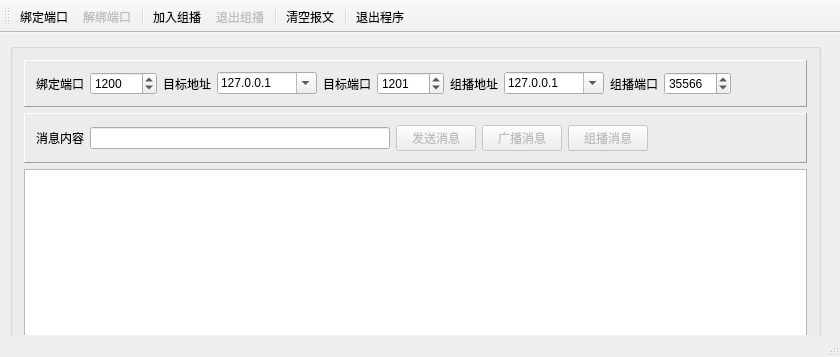
<?xml version="1.0" encoding="UTF-8"?>
<ui version="4.0">
 <class>UdpDemoClass</class>
 <widget class="QMainWindow" name="UdpDemoClass">
  <property name="geometry">
   <rect>
    <x>0</x>
    <y>0</y>
    <width>840</width>
    <height>357</height>
   </rect>
  </property>
  <property name="windowTitle">
   <string>UdpDemo</string>
  </property>
  <widget class="QWidget" name="centralWidget">
   <widget class="QGroupBox" name="groupBox">
    <property name="geometry">
     <rect>
      <x>10</x>
      <y>10</y>
      <width>811</width>
      <height>307</height>
     </rect>
    </property>
    <property name="title">
     <string/>
    </property>
    <layout class="QVBoxLayout" name="verticalLayout">
     <item>
      <widget class="QFrame" name="frame">
       <property name="frameShape">
        <enum>QFrame::Panel</enum>
       </property>
       <property name="frameShadow">
        <enum>QFrame::Raised</enum>
       </property>
       <layout class="QHBoxLayout" name="horizontalLayout">
        <item>
         <widget class="QLabel" name="label">
          <property name="text">
           <string>绑定端口</string>
          </property>
         </widget>
        </item>
        <item>
         <widget class="QSpinBox" name="sbBindPort">
          <property name="minimumSize">
           <size>
            <width>50</width>
            <height>0</height>
           </size>
          </property>
          <property name="maximum">
           <number>100000</number>
          </property>
          <property name="value">
           <number>1200</number>
          </property>
         </widget>
        </item>
        <item>
         <widget class="QLabel" name="label_2">
          <property name="text">
           <string>目标地址</string>
          </property>
         </widget>
        </item>
        <item>
         <widget class="QComboBox" name="cbHostAddr">
          <property name="sizePolicy">
           <sizepolicy hsizetype="Minimum" vsizetype="Fixed">
            <horstretch>0</horstretch>
            <verstretch>0</verstretch>
           </sizepolicy>
          </property>
          <property name="minimumSize">
           <size>
            <width>100</width>
            <height>0</height>
           </size>
          </property>
          <property name="editable">
           <bool>true</bool>
          </property>
          <item>
           <property name="text">
            <string>127.0.0.1</string>
           </property>
          </item>
         </widget>
        </item>
        <item>
         <widget class="QLabel" name="label_3">
          <property name="text">
           <string>目标端口</string>
          </property>
         </widget>
        </item>
        <item>
         <widget class="QSpinBox" name="sbHostPort">
          <property name="minimumSize">
           <size>
            <width>50</width>
            <height>0</height>
           </size>
          </property>
          <property name="maximum">
           <number>100000</number>
          </property>
          <property name="value">
           <number>1201</number>
          </property>
         </widget>
        </item>
        <item>
         <widget class="QLabel" name="label_5">
          <property name="text">
           <string>组播地址</string>
          </property>
         </widget>
        </item>
        <item>
         <widget class="QComboBox" name="cbMulticastAddr">
          <property name="sizePolicy">
           <sizepolicy hsizetype="Minimum" vsizetype="Fixed">
            <horstretch>0</horstretch>
            <verstretch>0</verstretch>
           </sizepolicy>
          </property>
          <property name="minimumSize">
           <size>
            <width>100</width>
            <height>0</height>
           </size>
          </property>
          <property name="editable">
           <bool>true</bool>
          </property>
          <property name="currentText">
           <string>239.0.0.100</string>
          </property>
          <item>
           <property name="text">
            <string>127.0.0.1</string>
           </property>
          </item>
         </widget>
        </item>
        <item>
         <widget class="QLabel" name="label_6">
          <property name="text">
           <string>组播端口</string>
          </property>
         </widget>
        </item>
        <item>
         <widget class="QSpinBox" name="sbMulticastPort">
          <property name="minimumSize">
           <size>
            <width>50</width>
            <height>0</height>
           </size>
          </property>
          <property name="maximum">
           <number>100000</number>
          </property>
          <property name="value">
           <number>35566</number>
          </property>
         </widget>
        </item>
        <item>
         <spacer name="horizontalSpacer">
          <property name="orientation">
           <enum>Qt::Horizontal</enum>
          </property>
          <property name="sizeHint" stdset="0">
           <size>
            <width>40</width>
            <height>20</height>
           </size>
          </property>
         </spacer>
        </item>
       </layout>
      </widget>
     </item>
     <item>
      <widget class="QFrame" name="frame_2">
       <property name="frameShape">
        <enum>QFrame::Panel</enum>
       </property>
       <property name="frameShadow">
        <enum>QFrame::Raised</enum>
       </property>
       <layout class="QHBoxLayout" name="horizontalLayout_2">
        <item>
         <widget class="QLabel" name="label_4">
          <property name="text">
           <string>消息内容</string>
          </property>
         </widget>
        </item>
        <item>
         <widget class="QLineEdit" name="txtMsg">
          <property name="sizePolicy">
           <sizepolicy hsizetype="Minimum" vsizetype="Fixed">
            <horstretch>0</horstretch>
            <verstretch>0</verstretch>
           </sizepolicy>
          </property>
          <property name="minimumSize">
           <size>
            <width>300</width>
            <height>0</height>
           </size>
          </property>
         </widget>
        </item>
        <item>
         <widget class="QPushButton" name="btnSendMsg">
          <property name="enabled">
           <bool>false</bool>
          </property>
          <property name="text">
           <string>发送消息</string>
          </property>
         </widget>
        </item>
        <item>
         <widget class="QPushButton" name="btnBroadCast">
          <property name="enabled">
           <bool>false</bool>
          </property>
          <property name="text">
           <string>广播消息</string>
          </property>
         </widget>
        </item>
        <item>
         <widget class="QPushButton" name="btnMulticast">
          <property name="enabled">
           <bool>false</bool>
          </property>
          <property name="text">
           <string>组播消息</string>
          </property>
         </widget>
        </item>
        <item>
         <spacer name="horizontalSpacer_2">
          <property name="orientation">
           <enum>Qt::Horizontal</enum>
          </property>
          <property name="sizeHint" stdset="0">
           <size>
            <width>40</width>
            <height>20</height>
           </size>
          </property>
         </spacer>
        </item>
       </layout>
      </widget>
     </item>
     <item>
      <widget class="QListWidget" name="lstMsg"/>
     </item>
    </layout>
   </widget>
  </widget>
  <widget class="QToolBar" name="mainToolBar">
   <property name="toolButtonStyle">
    <enum>Qt::ToolButtonTextUnderIcon</enum>
   </property>
   <attribute name="toolBarArea">
    <enum>TopToolBarArea</enum>
   </attribute>
   <attribute name="toolBarBreak">
    <bool>false</bool>
   </attribute>
   <addaction name="actBind"/>
   <addaction name="actUnbind"/>
   <addaction name="separator"/>
   <addaction name="actJoinGroup"/>
   <addaction name="actLeaveGroup"/>
   <addaction name="separator"/>
   <addaction name="actClear"/>
   <addaction name="separator"/>
   <addaction name="actQuit"/>
  </widget>
  <widget class="QStatusBar" name="statusBar"/>
  <action name="actBind">
   <property name="icon">
    <iconset resource="UdpDemo.qrc">
     <normaloff>:/UdpDemo/Resources/APPTL.ICO</normaloff>:/UdpDemo/Resources/APPTL.ICO</iconset>
   </property>
   <property name="text">
    <string>绑定端口</string>
   </property>
  </action>
  <action name="actUnbind">
   <property name="enabled">
    <bool>false</bool>
   </property>
   <property name="icon">
    <iconset resource="UdpDemo.qrc">
     <normaloff>:/UdpDemo/Resources/ACTIVITL.ICO</normaloff>:/UdpDemo/Resources/ACTIVITL.ICO</iconset>
   </property>
   <property name="text">
    <string>解绑端口</string>
   </property>
  </action>
  <action name="actClear">
   <property name="icon">
    <iconset resource="UdpDemo.qrc">
     <normaloff>:/UdpDemo/Resources/CNFNOT.ICO</normaloff>:/UdpDemo/Resources/CNFNOT.ICO</iconset>
   </property>
   <property name="text">
    <string>清空报文</string>
   </property>
  </action>
  <action name="actQuit">
   <property name="icon">
    <iconset resource="UdpDemo.qrc">
     <normaloff>:/UdpDemo/Resources/OOFL.ICO</normaloff>:/UdpDemo/Resources/OOFL.ICO</iconset>
   </property>
   <property name="text">
    <string>退出程序</string>
   </property>
  </action>
  <action name="actJoinGroup">
   <property name="icon">
    <iconset resource="UdpDemo.qrc">
     <normaloff>:/UdpDemo/Resources/FOLDER.ICO</normaloff>:/UdpDemo/Resources/FOLDER.ICO</iconset>
   </property>
   <property name="text">
    <string>加入组播</string>
   </property>
  </action>
  <action name="actLeaveGroup">
   <property name="enabled">
    <bool>false</bool>
   </property>
   <property name="icon">
    <iconset resource="UdpDemo.qrc">
     <normaloff>:/UdpDemo/Resources/MYSL.ICO</normaloff>:/UdpDemo/Resources/MYSL.ICO</iconset>
   </property>
   <property name="text">
    <string>退出组播</string>
   </property>
  </action>
 </widget>
 <layoutdefault spacing="6" margin="11"/>
 <resources>
  <include location="UdpDemo.qrc"/>
 </resources>
 <connections/>
</ui>
